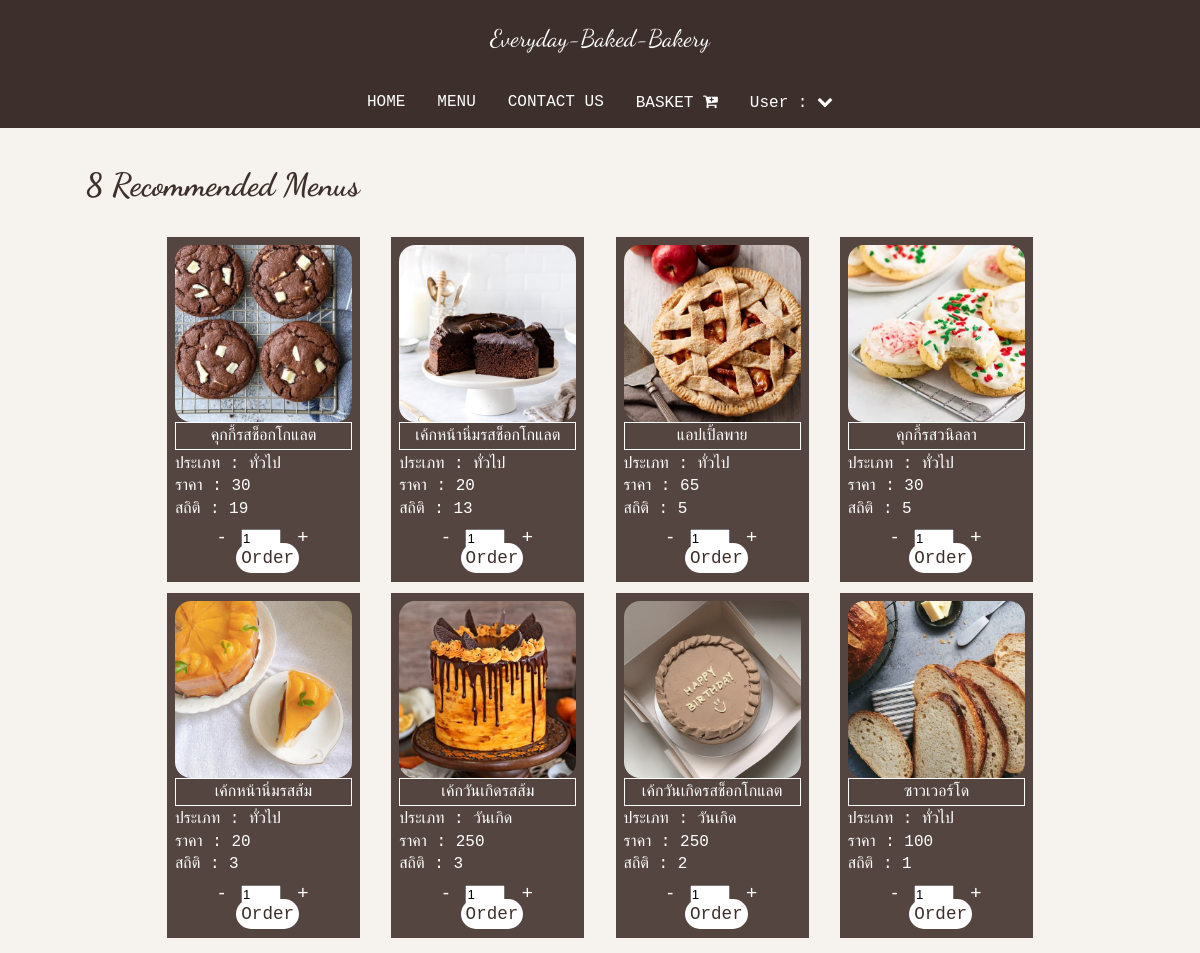
The app's page /project/member/user_home.php (signed in) with its own data.
### project/member/user_home.php (the view, shortened to what this page needs)
<?php include "../connect.php"?>
<html>
    <head>
        <link rel="stylesheet" href="https://cdnjs.cloudflare.com/ajax/libs/font-awesome/4.7.0/css/font-awesome.min.css">
        <link rel="stylesheet" href="./member_css/home.css">
        <link rel="stylesheet" href="./member_css/card.css">
    </head>
    <body>
        <header class="logo">everyday-baked-bakery
        </header>
        <nav class= "allbutton">
            <div class="button">
                <ul>
                    <li><a href="./user_home.php">HOME</a></li>
                    <li><a href="./menu.php">MENU</a></li>
                    <li><a href="./contactus.php">CONTACT US</a></li>
                    <li><a href="./basket.php" class="cart-button">BASKET </a></li>
                    <li><a class="user" href="#" >User : <?=$_SESSION["username"]?></a>
                    </li>
                </ul>
            </div>
        </nav>
        <section>
            <article class="card-content">
                <header>8 Recommended Menus</header>
                <?php
                $stmt=$pdo->prepare("SELECT ขนม.รหัสขนม,ชื่อขนม,ชนิดขนม,ประเภทตามเทศกาล,ราคาขนม,SUM(การสั่งออเดอร์.จำนวนชิ้น) AS จำนวนที่ถูกสั่ง
                                    FROM การสั่งออเดอร์ JOIN ขนม ON การสั่งออเดอร์.รหัสขนม=ขนม.รหัสขนม
                                    WHERE สถานะ='เปิด' GROUP BY ขนม.รหัสขนม ORDER BY จำนวนที่ถูกสั่ง DESC
                                    LIMIT 0,8");
                $stmt->execute();
                $x=0;
                while($row=$stmt->fetch()):
                ?>
                    <div class="card">
                        <img src="../img/<?=$row["รหัสขนม"]?>.jpg" style="width:100%">
                        <p class="name-menu"><?=$row["ชื่อขนม"]?></p>
                        <p class="dt_menu">ประเภท : <?=$row["ประเภทตามเทศกาล"]?><br></p>
                        <p class="dt_menu">ราคา : <?=$row["ราคาขนม"]?><br></p>
                        <p class="dt_menu">สถิติ : <?=$row["จำนวนที่ถูกสั่ง"]?><br></p>
                        <div class="quatity-button">
                            <button onclick="del_quatity(<?=$x?>)">-</button>
                            <input type="text" class="qty-cart" id="<?="quatity_".$x;?>" name="quatity" value="1" min="1">
                            <button onclick="add_quatity(<?=$x?>)">+</button>
                            <a class="order" onclick="add('<?=$row["รหัสขนม"];?>','<?=$row["รหัสขนม"]."_name";?>','<?=$row["รหัสขนม"]."_price";?>','<?="quatity_".$x;?>')">Order</a>
                        </div>
                    </div>
                <?php endwhile;?>
            </article>
        </section>
    </body>
</html>

### project/member/member_css/home.css (style rules this page uses)
* { margin: 0; padding: 0; box-sizing: border-box; text-transform: capitalize; text-decoration: none; }
body { font-family: "Lucida Console", "Courier New", monospace; background-color:#f6f3ee; margin:0; }
.logo { font-family: 'Dancing Script', cursive; font-size:1.5em; color:#FFFFFF; background-color:#3d2f2c; margin:0; padding:1em; text-align:center; }
.allbutton { display: flex; position: relative; justify-content: space-around; align-items: center; background-color:#3d2f2c ; color: white; }
.button ul { margin: 0; padding: 0; display: flex; }
.button li { list-style: none; }
.button li a { text-decoration: none; color: white; padding: 1rem; display: block; }
.cart-button::after { font-family: FontAwesome; content: "\f217"; }
.user::after { font-family: FontAwesome; content: "\f078"; }

### project/member/member_css/card.css (style rules this page uses)
.card-content>header { text-align: left; font-family: 'Dancing Script', cursive; margin: 0.7em; font-weight:bold; color:#3d2f2c; font-size:200%; }
.card-content { text-align: center; border-radius:1em; margin:1% 5%; padding:0.2em; }
img { border-radius: 1em; }
.card { text-align: left; display:inline-block; width:18%; background-color:#544540; color:#ffffff; padding:0.5em; margin: 1% 1% 0; }
.dt_menu { margin: 2% 0; }
.name-menu { text-align: center; margin: 0; border: 1px solid white; padding: 2%; }
.qty-cart { width:3em; margin:0 0.5em; }
.quatity-button { text-align: center; padding: 3%; margin: 0; }
.quatity-button button { font-size: 120%; color: #ffffff; border: none; background-color: #544540; cursor: pointer; }
.order { cursor: pointer; font-size: 110%; padding: 3%; color:#3d2f2c; border: none; border-radius: 2em; background-color: #ffffff; margin-left: 5%; }

### records on screen
ขนม: value (picture), value "คุกกี้รสช็อกโกแลต", ประเภทตามเทศกาล "ทั่วไป", ราคาขนม "30", จำนวนท "19"
ขนม: shows a picture, value "เค้กหน้านิ่มรสช็อกโกแลต", ประเภทตามเทศกาล "ทั่วไป", ราคาขนม "20", จำนวนท "13"
ขนม: shows a picture, value "แอปเปิ้ลพาย", ประเภทตามเทศกาล "ทั่วไป", ราคาขนม "65", จำนวนท "5"
ขนม: value (picture), value "คุกกี้รสวนิลลา", ประเภทตามเทศกาล "ทั่วไป", ราคาขนม "30", จำนวนท "5"
ขนม: shows a picture, value "เค้กหน้านิ่มรสส้ม", ประเภทตามเทศกาล "ทั่วไป", ราคาขนม "20", จำนวนท "3"
ขนม: shows a picture, value "เค้กวันเกิดรสส้ม", ประเภทตามเทศกาล "วันเกิด", ราคาขนม "250", จำนวนท "3"
ขนม: shows a picture, value "เค้กวันเกิดรสช็อกโกแลต", ประเภทตามเทศกาล "วันเกิด", ราคาขนม "250", จำนวนท "2"
ขนม: shows a picture, value "ซาวเวอร์โด", ประเภทตามเทศกาล "ทั่วไป", ราคาขนม "100", จำนวนท "1"
